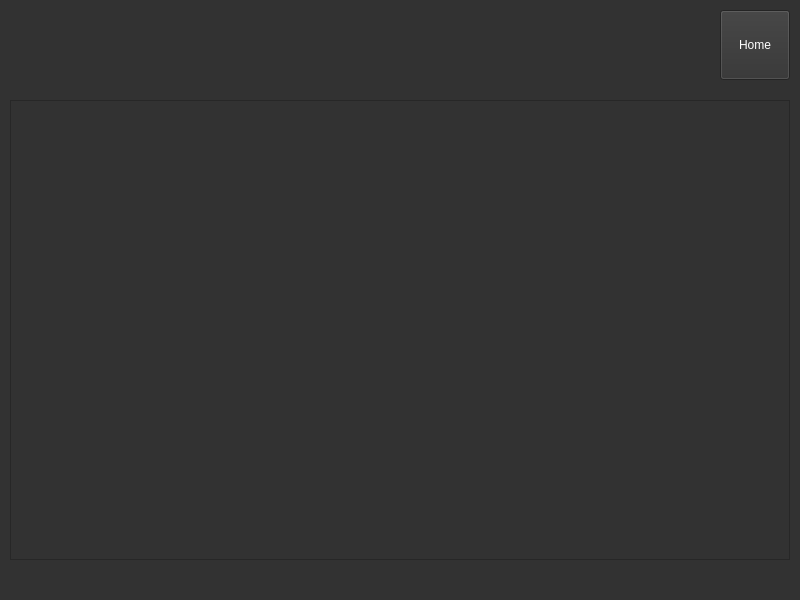
<?xml version="1.0" encoding="UTF-8"?>
<ui version="4.0">
 <class>MainWindow</class>
 <widget class="QMainWindow" name="MainWindow">
  <property name="geometry">
   <rect>
    <x>0</x>
    <y>0</y>
    <width>800</width>
    <height>600</height>
   </rect>
  </property>
  <property name="windowTitle">
   <string>Project history</string>
  </property>
  <property name="styleSheet">
   <string notr="true">background-color: #323232</string>
  </property>
  <widget class="QWidget" name="centralwidget">
   <widget class="QTableView" name="projects_table">
    <property name="geometry">
     <rect>
      <x>10</x>
      <y>100</y>
      <width>780</width>
      <height>460</height>
     </rect>
    </property>
    <property name="styleSheet">
     <string notr="true">color: white</string>
    </property>
   </widget>
   <widget class="QPushButton" name="home_btn">
    <property name="geometry">
     <rect>
      <x>720</x>
      <y>10</y>
      <width>70</width>
      <height>70</height>
     </rect>
    </property>
    <property name="styleSheet">
     <string notr="true">color: white</string>
    </property>
    <property name="text">
     <string>Home</string>
    </property>
   </widget>
  </widget>
  <widget class="QMenuBar" name="menubar">
   <property name="geometry">
    <rect>
     <x>0</x>
     <y>0</y>
     <width>800</width>
     <height>18</height>
    </rect>
   </property>
  </widget>
  <widget class="QStatusBar" name="statusbar"/>
 </widget>
 <resources/>
 <connections/>
</ui>
